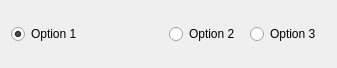
<?xml version="1.0" encoding="UTF-8"?>
<ui version="4.0">
 <class>Form</class>
 <widget class="QWidget" name="Form">
  <property name="geometry">
   <rect>
    <x>0</x>
    <y>0</y>
    <width>337</width>
    <height>68</height>
   </rect>
  </property>
  <property name="windowTitle">
   <string>HBoxLayout</string>
  </property>
  <layout class="QHBoxLayout" name="hlayout" stretch="2,1,1">
   <item>
    <widget class="QRadioButton" name="radioButton">
     <property name="text">
      <string>Option 1</string>
     </property>
     <property name="checked">
      <bool>true</bool>
     </property>
    </widget>
   </item>
   <item>
    <widget class="QRadioButton" name="radioButton_2">
     <property name="text">
      <string>Option 2</string>
     </property>
    </widget>
   </item>
   <item>
    <widget class="QRadioButton" name="radioButton_3">
     <property name="text">
      <string>Option 3</string>
     </property>
    </widget>
   </item>
  </layout>
 </widget>
 <resources/>
 <connections/>
</ui>
